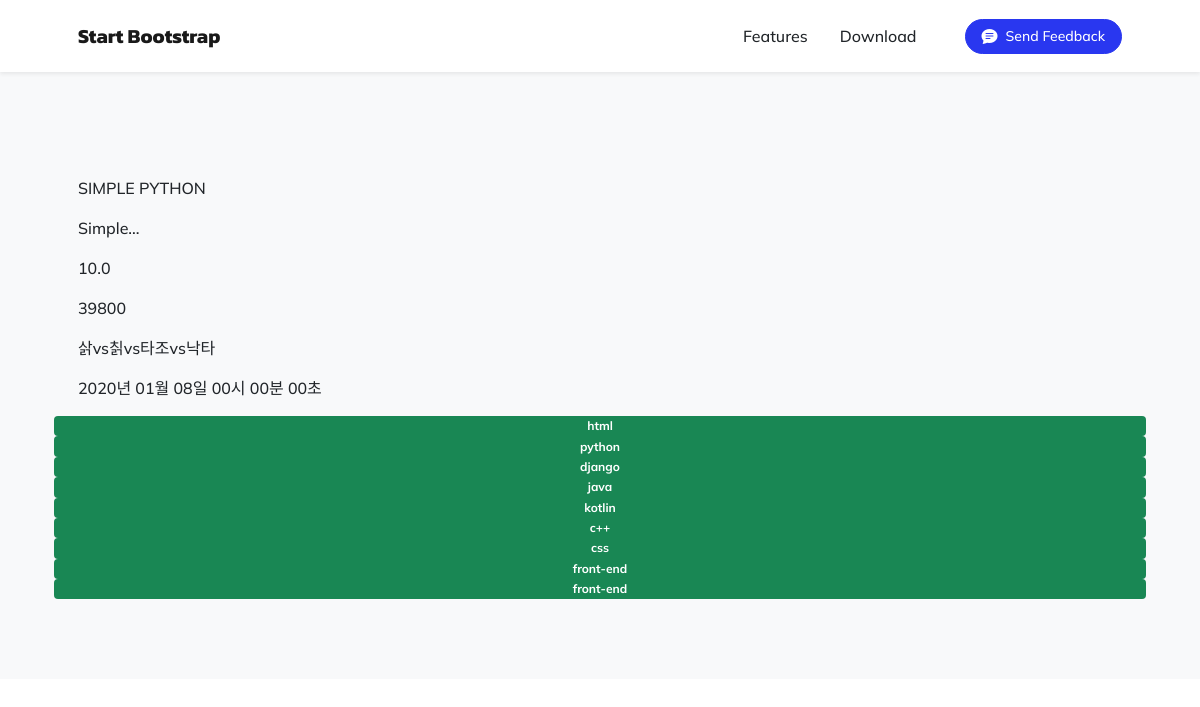
Screenshot of /first/filter/ with the database file from the repository.
### firstapp/models.py (models this page shows)
class Curriculum(models.Model):
    name = models.CharField(max_length=255)

### firstapp/views.py (the view)
# urls.py: path('filter/', views.filter),
def filter(request):
    c = Curriculum.objects.all()
    context = {
        'curriculum': c,
        'title': 'Simple Python', 'num': 10,
        'price': 39800.5,
        'animals': ['삵', '칡', '타조', '낙타'],
        'covid': datetime.datetime(2020, 1, 8)
    }
    return render(request, 'firstapp/filter.html', context)

### firstapp/templates/firstapp/filter.html (shortened to what this page needs)
<link href="https://cdn.jsdelivr.net/npm/bootstrap@5.1.3/dist/css/bootstrap.min.css" rel="stylesheet">
<head>
    <link href="https://cdn.jsdelivr.net/npm/bootstrap-icons@1.5.0/font/bootstrap-icons.css" rel="stylesheet" />
    <link href="/static/css/styles.css" rel="stylesheet" />
</head>
<body id="page-top">
    <nav class="navbar navbar-expand-lg navbar-light fixed-top shadow-sm" id="mainNav">
        <div class="container px-5">
            <a class="navbar-brand fw-bold" href="#page-top">Start Bootstrap</a>
            <div class="collapse navbar-collapse" id="navbarResponsive">
                <ul class="navbar-nav ms-auto me-4 my-3 my-lg-0">
                    <li class="nav-item"><a class="nav-link me-lg-3" href="#features">Features</a></li>
                    <li class="nav-item"><a class="nav-link me-lg-3" href="#download">Download</a></li>
                </ul>
                <button class="btn btn-primary rounded-pill px-3 mb-2 mb-lg-0" data-bs-toggle="modal" data-bs-target="#feedbackModal" onclick="change()">
                    <span class="d-flex align-items-center">
                        <i class="bi-chat-text-fill me-2"></i>
                        <span class="small">Send Feedback</span>
                    </span>
                </button>
            </div>
        </div>
    </nav>
    <header class="masthead">
        <div class="container px-5">
            <div class="row gx-5 align-items-center">
<p>{{ title | upper }}</p>
<p>{{ title | truncatechars:9 }}</p>
<p>{{ num | floatformat:1 }}</p>
<p>{{ price | stringformat:'d' }}</p>
<p>{{ animals | join:'vs' }}</p>
<p>{{ covid | date:'Y년 m월 d일 H시 i분 s초' }}</p>
{% for c in curriculum %}
    <span class="badge bg-success"> {{ c.name }} </span>
{% endfor %}

### rows the page displays
Curriculum: name "html"
Curriculum: name "python"
Curriculum: name "django"
Curriculum: name "java"
Curriculum: name "kotlin"
Curriculum: name "c++"
Curriculum: name "css"
Curriculum: name "front-end"
Curriculum: name "front-end"

### other values shown
{{ title | upper }} "SIMPLE PYTHON"
{{ title | truncatechars:9 }} "Simple..."
{{ num | floatformat:1 }} "10.0"
{{ price | stringformat:'d' }} "39800"
{{ animals | join:'vs' }} "삵vs칡vs타조vs낙타"
{{ covid | date:'Y년 m월 d일 H시 i분 s초' }} "2020년 01월 08일 00시 00분 00초"
